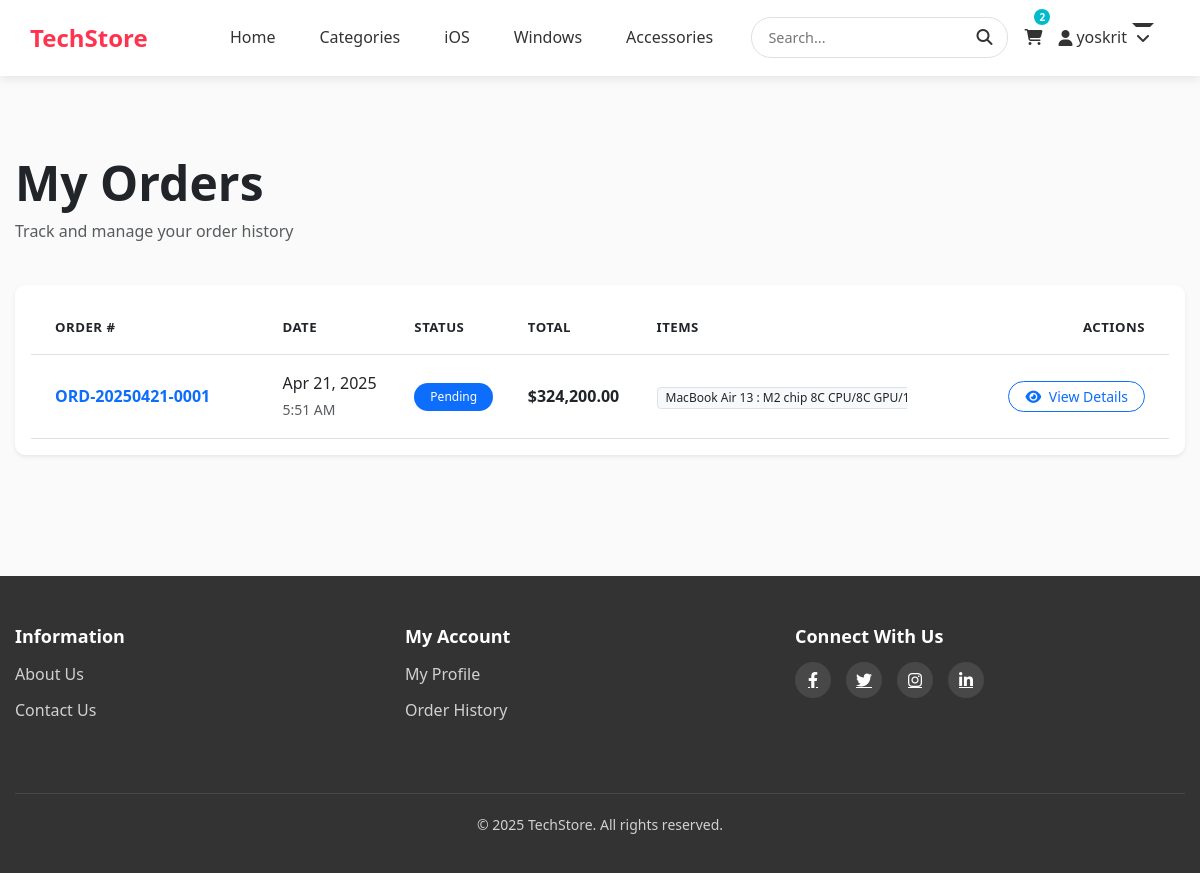
The app's page /orders/ (signed in) with its own data.
### devices/models.py (models this page shows, shortened)
class Cart(models.Model):
    user = models.OneToOneField(settings.AUTH_USER_MODEL, on_delete=models.CASCADE, related_name="cart")
    created_at = models.DateTimeField(auto_now_add=True)
    updated_at = models.DateTimeField(auto_now=True)
    @property
    def total_items(self):
        return sum(item.quantity for item in self.items.all())

class CartItem(models.Model):
    cart = models.ForeignKey(Cart, on_delete=models.CASCADE, related_name="items")
    product = models.ForeignKey(Product, on_delete=models.CASCADE)
    product_color = models.ForeignKey('ProductColor', on_delete=models.SET_NULL, null=True, blank=True)
    quantity = models.PositiveIntegerField(default=1)
    added_at = models.DateTimeField(auto_now_add=True)
    class Meta:
        unique_together = ('cart', 'product', 'product_color')

class Order(models.Model):
    STATUS_CHOICES = [
        ('pending', 'Pending'),
        ('processing', 'Processing'),
        ('shipped', 'Shipped'),
        ('delivered', 'Delivered'),
        ('cancelled', 'Cancelled'),
        ('refunded', 'Refunded')
    ]
    PAYMENT_CHOICES = [
        ('credit_card', 'Credit Card'),
        ('paypal', 'PayPal'),
        ('bank_transfer', 'Bank Transfer'),
        ('cash_on_delivery', 'Cash on Delivery')
    ]
    user = models.ForeignKey(settings.AUTH_USER_MODEL, on_delete=models.CASCADE, related_name='orders')
    order_number = models.CharField(max_length=20, unique=True, blank=True, null=True)
    status = models.CharField(max_length=50, choices=STATUS_CHOICES, default='pending')
    payment_method = models.CharField(max_length=50, choices=PAYMENT_CHOICES, default='credit_card')
    shipping_address = models.TextField()
    shipping_city = models.CharField(max_length=100)
    shipping_country = models.CharField(max_length=100)
    shipping_postal_code = models.CharField(max_length=20)
    billing_address = models.TextField(blank=True, null=True)
    billing_city = models.CharField(max_length=100, blank=True, null=True)
    billing_country = models.CharField(max_length=100, blank=True, null=True)
    billing_postal_code = models.CharField(max_length=20, blank=True, null=True)
    total_price = models.DecimalField(max_digits=10, decimal_places=2)
    shipping_cost = models.DecimalField(max_digits=10, decimal_places=2, default=0)
    discount = models.DecimalField(max_digits=10, decimal_places=2, default=0)
    notes = models.TextField(blank=True, null=True)
    tracking_number = models.CharField(max_length=100, blank=True, null=True)
    created_at = models.DateTimeField(auto_now_add=True)
    updated_at = models.DateTimeField(auto_now=True)
    class Meta:
        ordering = ['-created_at']

class OrderItem(models.Model):
    order = models.ForeignKey(Order, on_delete=models.CASCADE, related_name='items')
    product = models.ForeignKey(Product, on_delete=models.CASCADE, related_name='order_items')
    product_color = models.ForeignKey('ProductColor', on_delete=models.SET_NULL,
                                     null=True, blank=True)
    quantity = models.PositiveIntegerField()
    price = models.DecimalField(max_digits=10, decimal_places=2)

class Product(models.Model):
    PLATFORM_CHOICES = [
        ('ios', 'iOS'),
        ('windows', 'Windows'),
        ('cross', 'Cross-Platform'),
        ('other', 'Other')
    ]
    title = models.CharField(max_length=200)
    slug = models.SlugField(max_length=220, unique=True, blank=True)
    description = models.TextField()
    short_description = models.CharField(max_length=255, blank=True)
    price = models.DecimalField(max_digits=10, decimal_places=2)
    sale_price = models.DecimalField(max_digits=10, decimal_places=2, blank=True, null=True)
    stock = models.PositiveIntegerField()
    is_featured = models.BooleanField(default=False)
    is_new = models.BooleanField(default=False)
    is_bestseller = models.BooleanField(default=False)
    category = models.ForeignKey(Category, on_delete=models.CASCADE, related_name='products')
    brand = models.ForeignKey(Brand, on_delete=models.CASCADE, related_name='products')
    platform = models.CharField(max_length=20, choices=PLATFORM_CHOICES, default='other')
    main_image = models.ImageField(upload_to='product_images/')
    created_at = models.DateTimeField(auto_now_add=True)
    updated_at = models.DateTimeField(auto_now=True)
    colors = models.ManyToManyField('Color', blank=True, related_name='products')
    tags = models.ManyToManyField('Tag', blank=True, related_name='products')
    class Meta:
        ordering = ['-created_at']

### devices/views.py (the view)
# urls.py: path('orders/', views.OrderListView.as_view(), name='order_list'),
class OrderListView(LoginRequiredMixin, ListView):
    model = Order
    template_name = 'devices/order_list.html'
    context_object_name = 'orders'
    paginate_by = 10
    def get_queryset(self):
        return Order.objects.filter(user=self.request.user).order_by('-created_at')

### devices/templates/devices/order_list.html (shortened to what this page needs)
{% extends "devices/base.html" %}
{% load humanize %}
{% block content %}
<div class="container py-5">
    <div class="row mb-4">
        <div class="col">
            <h1 class="display-5 fw-bold">My Orders</h1>
            <p class="text-muted">Track and manage your order history</p>
        </div>
    </div>
    {% if orders %}
        <div class="card shadow-sm">
            <div class="card-body">
                <div class="table-responsive">
                    <table class="table table-hover align-middle mb-0">
                        <thead class="bg-light">
                            <tr>
                                <th class="px-4 py-3">Order #</th>
                                <th class="py-3">Date</th>
                                <th class="py-3">Status</th>
                                <th class="py-3">Total</th>
                                <th class="py-3">Items</th>
                                <th class="py-3 text-end pe-4">Actions</th>
                            </tr>
                        </thead>
                        <tbody>
                            {% for order in orders %}
                            <tr class="border-bottom">
                                <td class="px-4 py-3">
                                    <span class="fw-bold text-primary">{{ order.order_number }}</span>
                                </td>
                                <td class="py-3">
                                    <div>{{ order.created_at|date:"M d, Y" }}</div>
                                    <small class="text-muted">{{ order.created_at|date:"g:i A" }}</small>
                                </td>
                                <td class="py-3">
                                    <span class="badge rounded-pill bg-{% if order.status == 'delivered' %}success{% elif order.status == 'cancelled' %}danger{% elif order.status == 'processing' %}warning{% else %}primary{% endif %} px-3 py-2">
                                        {{ order.get_status_display }}
                                    </span>
                                </td>
                                <td class="py-3">
                                    <span class="fw-bold">${{ order.total_price|floatformat:2|intcomma }}</span>
                                </td>
                                <td class="py-3">
                                    <div class="text-truncate" style="max-width: 250px;">
                                        {% for item in order.items.all %}
                                            <span class="badge bg-light text-dark border">
                                                {{ item.product.title }}
                                            </span>
                                        {% endfor %}
                                    </div>
                                </td>
                                <td class="text-end pe-4 py-3">
                                    <a href="{% url 'devices:order_detail' pk=order.pk %}"
                                       class="btn btn-sm btn-outline-primary rounded-pill px-3">
                                        <i class="fas fa-eye me-1"></i> View Details
                                    </a>
                                </td>
                            </tr>
                            {% endfor %}
                        </tbody>
                    </table>
                </div>
            </div>
        </div>
    {% endif %}
</div>
{% endblock %}

### devices/templates/devices/base.html (shortened to what this page needs)
{% load static %}
<!DOCTYPE html>
<html lang="en">
<head>
    <link rel="stylesheet" href="https://cdnjs.cloudflare.com/ajax/libs/bootstrap/5.3.0/css/bootstrap.min.css">
    <link rel="stylesheet" href="https://cdnjs.cloudflare.com/ajax/libs/font-awesome/6.4.0/css/all.min.css">
    <link href="https://cdn.jsdelivr.net/npm/bootstrap@5.3.0/dist/css/bootstrap.min.css" rel="stylesheet">
</head>
<body>
    <header>
        <div class="container">
            <nav class="navbar">
                <div class="container d-flex align-items-center justify-content-between">
                    <a href="{% url 'devices:home' %}" class="logo me-4">TechStore</a>
                    <div class="nav-container flex-grow-1 d-flex justify-content-center">
                      <ul class="nav-links mb-0">
                            <li><a href="{% url 'devices:home' %}" class="nav-link {% if request.resolver_match.url_name == 'home' %}active{% endif %}">Home</a></li>
                            <li><a href="{% url 'devices:category_list' %}" class="nav-link {% if 'category' in request.path %}active{% endif %}">Categories</a></li>
                            <li><a href="{% url 'devices:ios_products' %}" class="nav-link {% if 'ios' in request.path %}active{% endif %}">iOS</a></li>
                            <li><a href="{% url 'devices:windows_products' %}" class="nav-link {% if 'windows' in request.path %}active{% endif %}">Windows</a></li>
                            <li><a href="{% url 'devices:accessories' %}" class="nav-link {% if 'accessories' in request.path %}active{% endif %}">Accessories</a></li>
                        </ul>
                    </div>
                    <div class="nav-right d-flex align-items-center">
                        <div class="search-wrapper me-3">
                            <form action="{% url 'devices:product_search' %}" method="get" class="search-form">
                                <input type="text" name="q" placeholder="Search..." required>
                                <button type="submit"><i class="fas fa-search"></i></button>
                            </form>
                        </div>
                        <a href="{% url 'devices:cart_detail' %}" class="nav-link cart-link me-3">
                          <i class="fas fa-shopping-cart"></i>
                          {% if user.is_authenticated and user.cart.total_items %}
                            <span class="cart-count">{{ user.cart.total_items }}</span>
                          {% endif %}
                        </a>
                        {% if user.is_authenticated %}
                        <div class="dropdown me-3">
                          <a href="#" class="dropdown-toggle nav-link">
                            <i class="fas fa-user me-1"></i>
                            <span>{{ user.username }}</span>
                          </a>
                        </div>
                        {% else %}
                        <a href="{% url 'devices:login' %}" class="nav-link me-3">
                          <i class="fas fa-sign-in-alt me-1"></i> Login
                        </a>
                        {% endif %}
                    </div>
                </div>
            </nav>
        </div>
    </header>
    <main>
        {% block content %}{% endblock %}
    </main>
    <footer>
        <div class="container">
            <div class="footer-content">
                <div class="footer-column">
                    <h3>Information</h3>
                    <ul>
                        <li><a href="{% url 'devices:about' %}">About Us</a></li>
                        <li><a href="{% url 'devices:contact' %}">Contact Us</a></li>
                    </ul>
                </div>
                <div class="footer-column">
                    <h3>My Account</h3>
                    <ul>
                        <li><a href="{% url 'devices:profile' %}">My Profile</a></li>
                        <li><a href="{% url 'devices:order_list' %}">Order History</a></li>
                    </ul>
                </div>
                <div class="footer-column">
                    <h3>Connect With Us</h3>
                    <div class="social-links">
                        <a href="#"><i class="fab fa-facebook-f"></i></a>
                        <a href="#"><i class="fab fa-twitter"></i></a>
                        <a href="#"><i class="fab fa-instagram"></i></a>
                        <a href="#"><i class="fab fa-linkedin-in"></i></a>
                    </div>
                </div>
            </div>
            <div class="copyright">
                <p>&copy; {% now "Y" %} TechStore. All rights reserved.</p>
            </div>
        </div>
    </footer>
</body>
</html>

### records on screen
Order: order_number "ORD-20250421-0001", created_at "Apr 21, 2025", created_at "5:51 AM", status "Pending", total_price "324,200.00"
OrderItem: product "MacBook Air 13 : M2 chip 8C CPU/8C GP…"

### other values on screen
{{ user.cart.total_items }} "2"
{{ user.username }} "yoskrit"
